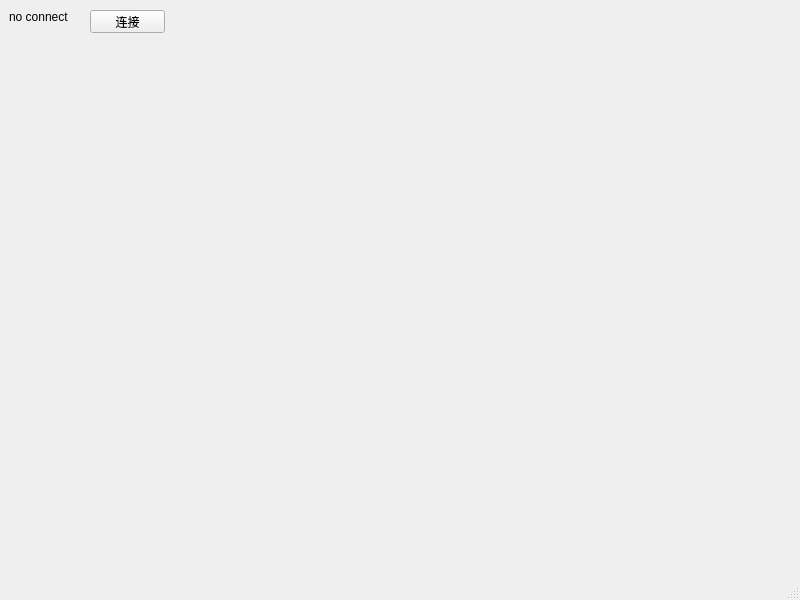
<?xml version="1.0" encoding="UTF-8"?>
<ui version="4.0">
 <class>MainWindow</class>
 <widget class="QMainWindow" name="MainWindow">
  <property name="geometry">
   <rect>
    <x>0</x>
    <y>0</y>
    <width>800</width>
    <height>600</height>
   </rect>
  </property>
  <property name="windowTitle">
   <string>MainWindow</string>
  </property>
  <property name="toolTip">
   <string>&lt;html&gt;&lt;head/&gt;&lt;body&gt;&lt;p&gt;啊&lt;/p&gt;&lt;/body&gt;&lt;/html&gt;</string>
  </property>
  <widget class="QWidget" name="centralwidget">
   <widget class="QPushButton" name="pushButton">
    <property name="geometry">
     <rect>
      <x>90</x>
      <y>10</y>
      <width>75</width>
      <height>23</height>
     </rect>
    </property>
    <property name="text">
     <string>连接</string>
    </property>
   </widget>
   <widget class="QLabel" name="label">
    <property name="geometry">
     <rect>
      <x>9</x>
      <y>9</y>
      <width>60</width>
      <height>16</height>
     </rect>
    </property>
    <property name="text">
     <string>no connect</string>
    </property>
   </widget>
  </widget>
  <widget class="QMenuBar" name="menubar">
   <property name="geometry">
    <rect>
     <x>0</x>
     <y>0</y>
     <width>800</width>
     <height>23</height>
    </rect>
   </property>
  </widget>
  <widget class="QStatusBar" name="statusbar"/>
 </widget>
 <resources/>
 <connections/>
</ui>
